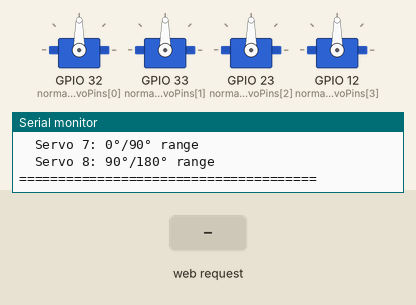
This sketch was run on a simulated ESP32. Shown: 4 × servo, the last lines printed to the serial monitor. The test bench sets the inputs (shaded band). WiFi joins after 1.5 s; servers stay silent unless stated.

Above: at 5.2 s.
5.3 s: HTTP request GET /move_normal?action=open received
At 5.76 s:
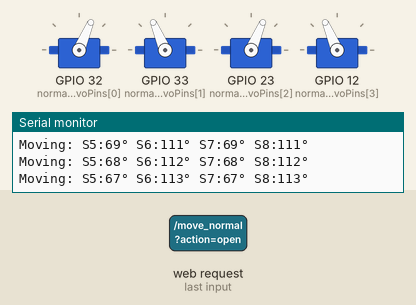
At 7.4 s:
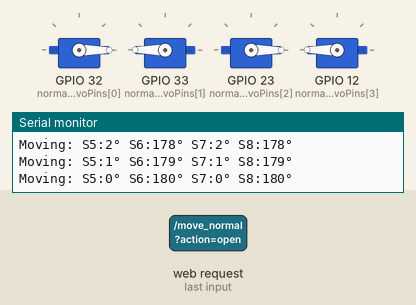
8.3 s: HTTP request GET /move_normal?action=close received
At 8.76 s:
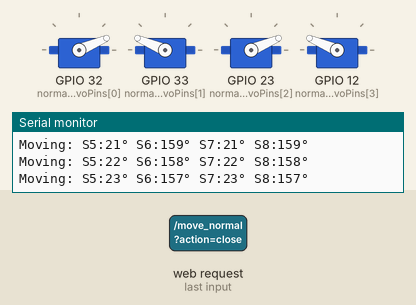
Timing chart, 0 to 11.6 s (numbered marks = the images above; inputs shaded):
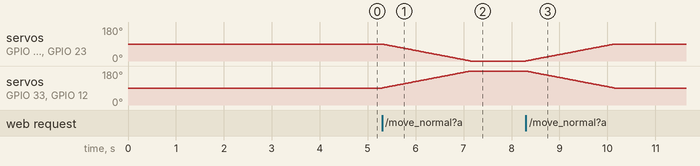

The sketch:

SlaveCode.ino
```cpp
// =================================
//  SHARLEY MOTHERBOARD 2 - SLAVE
//  https://www.sharley.tech

//  IMPORTANT: CHANGE WIFI DETAILS WITH YOURS

//  PUT IP OBTAINED BY SLAVE IN MOTHERBOARD'S CODE
//  IP WILL BE PRINTED IN SERIAL MONITOR AT 115200
// ==================================


#include <WiFi.h>
#include <WebServer.h>
#include <ESP32Servo.h>

const char* ssid = "SSID";  // SSID OF WIFI
const char* password = "PASSWORD";  // PASSWORD OF WIFI
int normalServoPins[] = { 32, 33, 23, 12 };
const int moveSpeed = 20;

bool servoType[4] = { true, false, true, false };

Servo normalServos[4];

int normalCurrentPos[4] = { 90, 90, 90, 90 };
int normalTargetPos[4] = { 90, 90, 90, 90 };

WebServer server(80);
unsigned long lastMove = 0;

void setup() {
  Serial.begin(115200);
  delay(2000);
  Serial.println("Sharley");
  Serial.println("======================================");
  Serial.println("Booting Sharley");
  Serial.println();
  setupServos();
  connectToWiFi();
  setupWebServer();
  Serial.println("MOTHERBOARD 2 SETUP");
  Serial.println("Waiting for Master...");
  Serial.println("Status page: http://" + WiFi.localIP().toString());
  Serial.println("MASTER CODE: " + WiFi.localIP().toString());
  Serial.println("Servo Configuration:");
  for (int i = 0; i < 4; i++) {
    if (servoType[i]) {
      Serial.println("  Servo " + String(i + 5) + ": 0°/90° range");
    } else {
      Serial.println("  Servo " + String(i + 5) + ": 90°/180° range");
    }
  }
  Serial.println("======================================");
}

void loop() {
  server.handleClient();
  moveServosSmooth();
  delay(10);
}

void setupServos() {
  Serial.println("Setting up servos...");
  ESP32PWM::allocateTimer(0);
  ESP32PWM::allocateTimer(1);
  ESP32PWM::allocateTimer(2);
  ESP32PWM::allocateTimer(3);
  for (int i = 0; i < 4; i++) {
    normalServos[i].setPeriodHertz(50);
    normalServos[i].attach(normalServoPins[i], 544, 2400);
    normalServos[i].write(normalCurrentPos[i]);
    Serial.println("  Normal Servo " + String(i + 5) + " on pin " + String(normalServoPins[i]));
  }
}

void connectToWiFi() {
  Serial.print("Connecting: " + String(ssid));
  WiFi.begin(ssid, password);
  int attempts = 0;
  while (WiFi.status() != WL_CONNECTED && attempts < 30) {
    delay(1000);
    Serial.print(".");
    attempts++;
  }
  if (WiFi.status() == WL_CONNECTED) {
    Serial.println();
    Serial.println("WiFi Connected!");
    Serial.print("IP: ");
    Serial.println(WiFi.localIP());
  } else {
    Serial.println();
    Serial.println("WiFi connection failed!");
    Serial.println("Check your WiFi password");
  }
}

void setupWebServer() {
  server.on("/move_normal", handleMoveNormal);
  server.on("/status", handleStatusRequest);
  server.on("/", handleRoot);
  server.begin();
  Serial.println("Web server started on port 80");
}

void moveServosSmooth() {
  if (millis() - lastMove >= moveSpeed) {
    lastMove = millis();
    bool anyMoving = false;
    for (int i = 0; i < 4; i++) {
      if (normalCurrentPos[i] != normalTargetPos[i]) {
        anyMoving = true;

        if (normalCurrentPos[i] < normalTargetPos[i]) {
          normalCurrentPos[i]++;
        } else {
          normalCurrentPos[i]--;
        }

        normalServos[i].write(normalCurrentPos[i]);
      }
    }
    if (anyMoving) {
      Serial.print("Moving: ");
      for (int i = 0; i < 4; i++) {
        Serial.print("S" + String(i + 5) + ":" + String(normalCurrentPos[i]) + "° ");
      }
      Serial.println();
    }
  }
}

void handleMoveNormal() {
  if (server.hasArg("action")) {
    String action = server.arg("action");
    if (action == "open" || action == "close") {
      Serial.println("MASTER COMMAND: Move normal servos (5-8) to " + action + " position");

      for (int i = 0; i < 4; i++) {
        if (servoType[i]) {
          // Type 1: 0°/90° range
          if (action == "open") {
            normalTargetPos[i] = 0;
          } else if (action == "close") {
            normalTargetPos[i] = 90;
          }
        } else {
          if (action == "open") {
            normalTargetPos[i] = 180;
          } else if (action == "close") {
            normalTargetPos[i] = 90;
          }
        }
      }
      server.send(200, "text/plain", "OK");
    } else {
      server.send(400, "text/plain", "Normal servos: Only 'open' or 'close' actions allowed");
    }
  } else {
    server.send(400, "text/plain", "Missing action parameter");
  }
}

void handleStatusRequest() {
  String status = "";
  for (int i = 0; i < 4; i++) {
    String range = servoType[i] ? "(0°/90°)" : "(90°/180°)";
    status += "S" + String(i + 5) + ":" + String(normalCurrentPos[i]) + "°" + range + " ";
  }
  server.send(200, "text/plain", status);
}

void handleRoot() {
  String html = "<!DOCTYPE html><html><head>";
  html += "<meta name='viewport' content='width=device-width, initial-scale=1.0'>";
  html += "<title>Sharley MB 2</title>";
  html += "<style>";
  html += "body { font-family: Arial; margin: 40px; background: #f0f8ff; }";
  html += "h1 { color: #333; text-align: center; }";
  html += ".info { background: white; padding: 20px; border-radius: 10px; margin: 20px 0; }";
  html += ".servo { margin: 10px 0; padding: 10px; background: #e6f3ff; border-radius: 5px; }";
  html += ".special { background: #ffe6f3; }";
  html += ".type1 { background: #e6ffe6; }";
  html += ".type2 { background: #ffe6cc; }";
  html += "</style></head><body>";
  html += "<h1>Sharley</h1>";
  html += "<div class='info'>";
  html += "<h3>Network Info:</h3>";
  html += "<p><strong>IP Address:</strong> " + WiFi.localIP().toString() + "</p>";
  html += "<p><strong>Status:</strong> Ready for Master commands</p>";
  html += "<p><strong>Master Control:</strong> Use Master interface</p>";
  html += "</div>";
  html += "<div class='info'>";
  html += "<h3>Normal Servos (5-8):</h3>";
  for (int i = 0; i < 4; i++) {
    String servoClass = servoType[i] ? "servo type1" : "servo type2";
    String range = servoType[i] ? "(0°/90°)" : "(90°/180°)";
    html += "<div class='" + servoClass + "'>Servo " + String(i + 5) + ": " + String(normalCurrentPos[i]) + "° " + range + "</div>";
  }
  html += "</div>";
  html += "<div class='info'>";
  html += "<h3>Instructions:</h3>";
  html += "<p>This page shows current servo positions</p>";
  html += "<p>Control all servos from Master interface</p>";
  html += "<p>Page auto-refreshes every 5 seconds</p>";
  html += "<p><strong>Master Code: </strong> " + WiFi.localIP().toString() + "</p>";
  html += "<p><strong>Green:</strong> Type 1 servos (0°/90° range)</p>";
  html += "<p><strong>Orange:</strong> Type 2 servos (90°/180° range)</p>";
  html += "</div>";
  html += "<script>setTimeout(function(){ location.reload(); }, 5000);</script>";
  html += "</body></html>";
  server.send(200, "text/html", html);
}
```

Measured:
- after the input at 5.3 s, servo on GPIO 32 (normalServoPins[0]), servo on GPIO 23 (normalServoPins[2]): moves from 90° to 0° over 1.8 s, starting at once; servo on GPIO 33 (normalServoPins[1]), servo on GPIO 12 (normalServoPins[3]): moves from 90° to 180° over 1.8 s, starting at once
- after the input at 8.3 s, servo on GPIO 32 (normalServoPins[0]), servo on GPIO 23 (normalServoPins[2]): moves from 0° to 90° over 1.8 s, starting at once; servo on GPIO 33 (normalServoPins[1]), servo on GPIO 12 (normalServoPins[3]): moves from 180° to 90° over 1.8 s, starting at once
